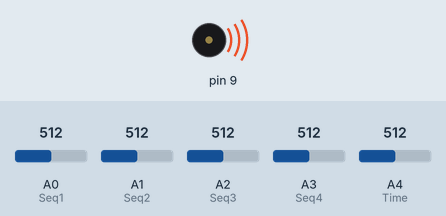
Bench run of a sketch on a simulated Arduino Uno, built with avr-gcc and run on an emulated ATmega328P. Shown: buzzer (waves = sounding). Inputs (shaded band) come from the test bench; at power-on: A0 (Seq1) = 512, A1 (Seq2) = 512, A2 (Seq3) = 512, A3 (Seq4) = 512, A4 (Time) = 512.

Above: at 0.1 s.
Timing chart, 0 to 1.6 s (numbered marks = the images above):
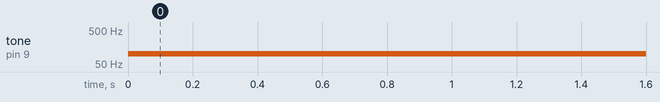

Measured:
- by itself, tone on pin 9: silent → 100 Hz at 0.00 s

The sketch:

arduino_sequenz3r.ino
```cpp
int Time = A4;
int Seq1 = A0;
int Seq2 = A1;
int Seq3 = A2;
int Seq4 = A3;
int LowFreq = 0;
int HighFreq = 200;
int Pitch1 = 0;
int Pitch2 = 0;
int Pitch3 = 0;
int Pitch4 = 0;
int ScaledPitch1 = 0;
int ScaledPitch2 = 0;
int ScaledPitch3 = 0;
int ScaledPitch4 = 0;
int Tempo = 100;


void setup() {


}


void loop() {

  Tempo = analogRead(Time);
  Pitch1 = analogRead(Seq1);
  ScaledPitch1 = map(Pitch1, 0,  1023, LowFreq, HighFreq);
  tone(9, ScaledPitch1, Tempo);
  delay(Tempo+1);


  Tempo = analogRead(Time);
  Pitch2 = analogRead(Seq2);
  ScaledPitch2 = map(Pitch2, 0,  1023, LowFreq, HighFreq);
  tone(9, ScaledPitch2, Tempo);
  delay(Tempo+1);


  Tempo = analogRead(Time);
  Pitch3 = analogRead(Seq3);
  ScaledPitch3 = map(Pitch3, 0,  1023, LowFreq, HighFreq);
  tone(9, ScaledPitch3, Tempo);
  delay(Tempo+1);


  Tempo = analogRead(Time);
  Pitch4 = analogRead(Seq4);
  ScaledPitch4 = map(Pitch4, 0,  1023, LowFreq, HighFreq);
  tone(9, ScaledPitch4, Tempo);


}
```
